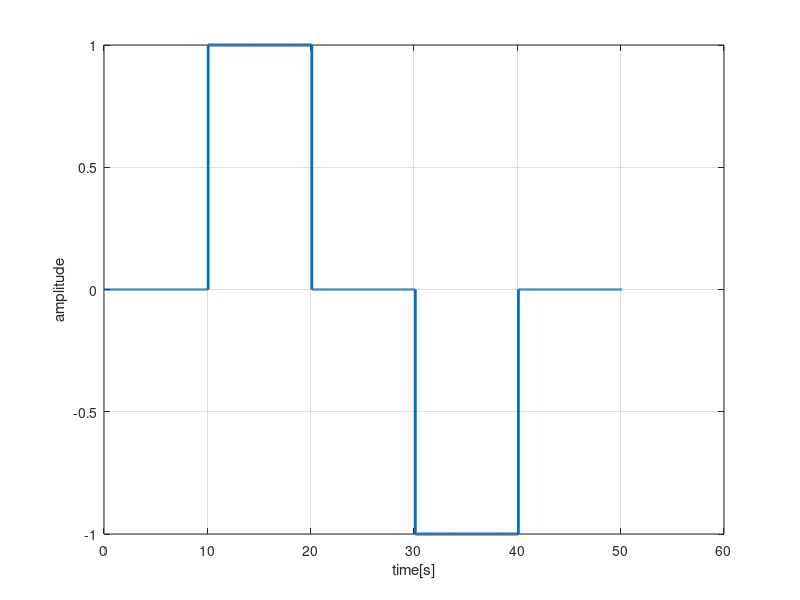
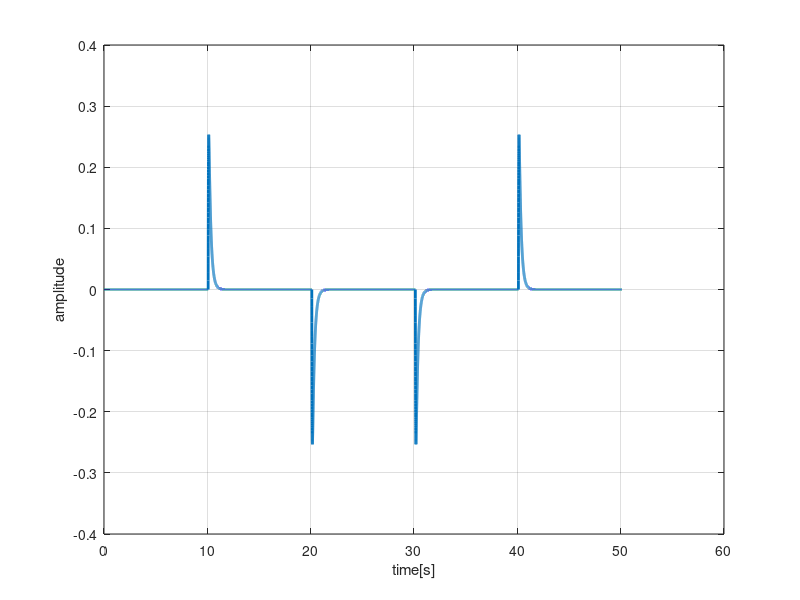
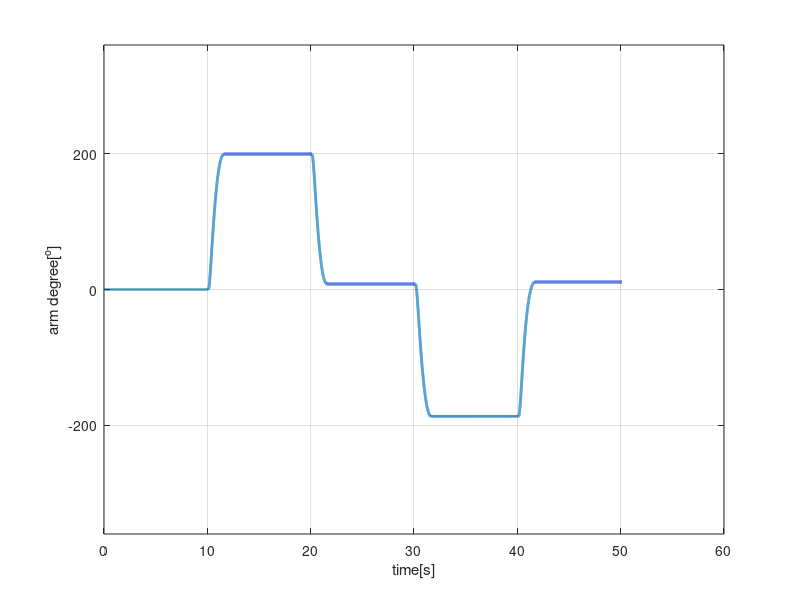

These charts were generated, in order, by the following MATLAB code:
clear; clc; close all;
load('data_1.mat')

figure
plot(r_1.time,r_1.signals.values,'linewidth',2)
xlabel('time[s]')
ylabel('amplitude')
grid on

figure
plot(u_1.time,u_1.signals.values,'linewidth',2)
xlabel('time[s]')
ylabel('amplitude')
grid on

figure
plot(y_1.time,y_1.signals.values,'linewidth',2)
xlabel('time[s]')
ylabel('arm degree[^o]')
grid on
ylim([-360 360])